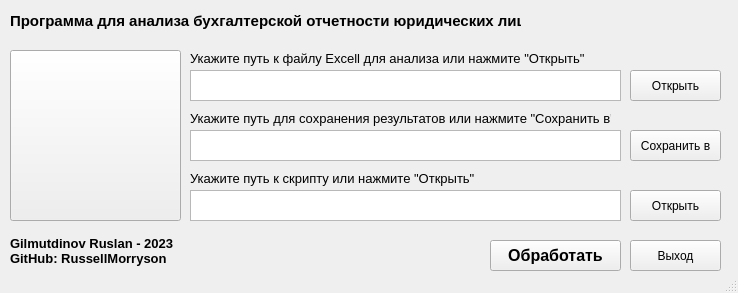
<?xml version="1.0" encoding="UTF-8"?>
<ui version="4.0">
 <class>MainWindow</class>
 <widget class="QMainWindow" name="MainWindow">
  <property name="geometry">
   <rect>
    <x>0</x>
    <y>0</y>
    <width>738</width>
    <height>293</height>
   </rect>
  </property>
  <property name="windowTitle">
   <string>GURU - Financial audit</string>
  </property>
  <property name="windowIcon">
   <iconset resource="reso.qrc">
    <normaloff>:/icon.ico</normaloff>:/icon.ico</iconset>
  </property>
  <property name="toolButtonStyle">
   <enum>Qt::ToolButtonIconOnly</enum>
  </property>
  <property name="documentMode">
   <bool>false</bool>
  </property>
  <property name="dockNestingEnabled">
   <bool>false</bool>
  </property>
  <widget class="QWidget" name="centralwidget">
   <widget class="QPushButton" name="OpenButton">
    <property name="geometry">
     <rect>
      <x>630</x>
      <y>70</y>
      <width>91</width>
      <height>31</height>
     </rect>
    </property>
    <property name="font">
     <font>
      <bold>false</bold>
     </font>
    </property>
    <property name="cursor">
     <cursorShape>PointingHandCursor</cursorShape>
    </property>
    <property name="text">
     <string>Открыть</string>
    </property>
   </widget>
   <widget class="QPushButton" name="SaveButton">
    <property name="geometry">
     <rect>
      <x>630</x>
      <y>130</y>
      <width>91</width>
      <height>31</height>
     </rect>
    </property>
    <property name="font">
     <font>
      <bold>false</bold>
     </font>
    </property>
    <property name="cursor">
     <cursorShape>PointingHandCursor</cursorShape>
    </property>
    <property name="text">
     <string>Сохранить в</string>
    </property>
   </widget>
   <widget class="QPushButton" name="ScriptButton">
    <property name="geometry">
     <rect>
      <x>630</x>
      <y>190</y>
      <width>91</width>
      <height>31</height>
     </rect>
    </property>
    <property name="font">
     <font>
      <bold>false</bold>
     </font>
    </property>
    <property name="cursor">
     <cursorShape>PointingHandCursor</cursorShape>
    </property>
    <property name="text">
     <string>Открыть</string>
    </property>
   </widget>
   <widget class="QPushButton" name="CancelButton">
    <property name="geometry">
     <rect>
      <x>630</x>
      <y>240</y>
      <width>91</width>
      <height>31</height>
     </rect>
    </property>
    <property name="cursor">
     <cursorShape>PointingHandCursor</cursorShape>
    </property>
    <property name="text">
     <string>Выход</string>
    </property>
   </widget>
   <widget class="QPushButton" name="StartButton">
    <property name="geometry">
     <rect>
      <x>490</x>
      <y>240</y>
      <width>131</width>
      <height>31</height>
     </rect>
    </property>
    <property name="font">
     <font>
      <pointsize>12</pointsize>
      <bold>true</bold>
     </font>
    </property>
    <property name="cursor">
     <cursorShape>PointingHandCursor</cursorShape>
    </property>
    <property name="text">
     <string>Обработать</string>
    </property>
   </widget>
   <widget class="QLabel" name="LabelAuthor">
    <property name="geometry">
     <rect>
      <x>10</x>
      <y>230</y>
      <width>171</width>
      <height>41</height>
     </rect>
    </property>
    <property name="font">
     <font>
      <pointsize>10</pointsize>
      <bold>true</bold>
     </font>
    </property>
    <property name="text">
     <string>Gilmutdinov Ruslan - 2023
GitHub: RussellMorryson</string>
    </property>
   </widget>
   <widget class="QLabel" name="Label1">
    <property name="geometry">
     <rect>
      <x>190</x>
      <y>50</y>
      <width>451</width>
      <height>16</height>
     </rect>
    </property>
    <property name="font">
     <font>
      <pointsize>10</pointsize>
     </font>
    </property>
    <property name="text">
     <string>Укажите путь к файлу Excell для анализа или нажмите &quot;Открыть&quot;</string>
    </property>
   </widget>
   <widget class="QLabel" name="Label2">
    <property name="geometry">
     <rect>
      <x>190</x>
      <y>110</y>
      <width>421</width>
      <height>16</height>
     </rect>
    </property>
    <property name="font">
     <font>
      <pointsize>10</pointsize>
     </font>
    </property>
    <property name="text">
     <string>Укажите путь для сохранения результатов или нажмите &quot;Сохранить в&quot;</string>
    </property>
   </widget>
   <widget class="QLabel" name="label_3">
    <property name="geometry">
     <rect>
      <x>190</x>
      <y>170</y>
      <width>421</width>
      <height>16</height>
     </rect>
    </property>
    <property name="font">
     <font>
      <pointsize>10</pointsize>
     </font>
    </property>
    <property name="text">
     <string>Укажите путь к скрипту или нажмите &quot;Открыть&quot;</string>
    </property>
   </widget>
   <widget class="QPlainTextEdit" name="TextBoxOpen">
    <property name="geometry">
     <rect>
      <x>190</x>
      <y>70</y>
      <width>431</width>
      <height>31</height>
     </rect>
    </property>
    <property name="font">
     <font>
      <pointsize>10</pointsize>
     </font>
    </property>
    <property name="contextMenuPolicy">
     <enum>Qt::NoContextMenu</enum>
    </property>
    <property name="inputMethodHints">
     <set>Qt::ImhHiddenText|Qt::ImhNoPredictiveText</set>
    </property>
   </widget>
   <widget class="QPlainTextEdit" name="TextBoxSave">
    <property name="geometry">
     <rect>
      <x>190</x>
      <y>130</y>
      <width>431</width>
      <height>31</height>
     </rect>
    </property>
    <property name="font">
     <font>
      <pointsize>10</pointsize>
     </font>
    </property>
    <property name="contextMenuPolicy">
     <enum>Qt::NoContextMenu</enum>
    </property>
    <property name="inputMethodHints">
     <set>Qt::ImhHiddenText|Qt::ImhNoPredictiveText</set>
    </property>
   </widget>
   <widget class="QPlainTextEdit" name="TextBoxScript">
    <property name="geometry">
     <rect>
      <x>190</x>
      <y>190</y>
      <width>431</width>
      <height>31</height>
     </rect>
    </property>
    <property name="font">
     <font>
      <pointsize>10</pointsize>
     </font>
    </property>
    <property name="contextMenuPolicy">
     <enum>Qt::NoContextMenu</enum>
    </property>
    <property name="inputMethodHints">
     <set>Qt::ImhHiddenText|Qt::ImhNoPredictiveText</set>
    </property>
   </widget>
   <widget class="QLabel" name="Title_2">
    <property name="geometry">
     <rect>
      <x>10</x>
      <y>10</y>
      <width>511</width>
      <height>21</height>
     </rect>
    </property>
    <property name="font">
     <font>
      <pointsize>11</pointsize>
      <bold>true</bold>
      <underline>false</underline>
     </font>
    </property>
    <property name="text">
     <string>Программа для анализа бухгалтерской отчетности юридических лиц</string>
    </property>
   </widget>
   <widget class="QPushButton" name="pushButton">
    <property name="enabled">
     <bool>true</bool>
    </property>
    <property name="geometry">
     <rect>
      <x>10</x>
      <y>50</y>
      <width>171</width>
      <height>171</height>
     </rect>
    </property>
    <property name="text">
     <string/>
    </property>
    <property name="icon">
     <iconset resource="reso.qrc">
      <normaloff>:/logo.png</normaloff>:/logo.png</iconset>
    </property>
    <property name="iconSize">
     <size>
      <width>160</width>
      <height>160</height>
     </size>
    </property>
   </widget>
  </widget>
  <widget class="QStatusBar" name="statusbar"/>
 </widget>
 <resources>
  <include location="reso.qrc"/>
 </resources>
 <connections/>
</ui>
